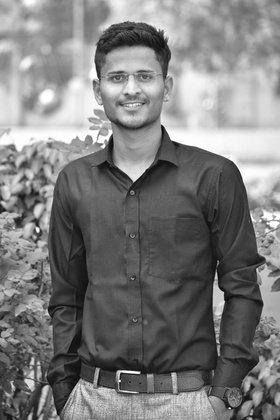
%> input picture Image_Processing/Lab5/jaydeep.jpg, 280 x 420 px, shrunk from 853 x 1280 before the run
$ octave taskA.m   (GNU Octave 9; MATLAB toolbox functions it lacks are replaced by stand-ins)
%> lines starting %> are read from the running program, lines starting %| are printed output that depends on the picture
### Image_Processing/Lab5/standard_box_filter.m
function s = standard_box_filter(r,m,n)
  [M,N] = size(r);
  a = (m-1)/2;
  b = (n-1)/2;
  new_imsize = zeros(M + 2*a,N + 2*b);
  new_imsize(1+a:M+a,1+b:N+b) = r;
  sub_image = ((1/(m*n)).*ones(m,n));
  s = zeros(size(r));
  for i = 1+a:M+a,
    for j = 1+b:N+b,
      k = new_imsize(i-a:i+a,j-b:j+b);
      s(i-a,j-b) = sum(sum(k.*sub_image));
    endfor
  endfor
  s = uint8(s);
endfunction

### Image_Processing/Lab5/taskA.m
pkg load image;
r = imread('D:\Sem7\Image_Processing\Lab5\jaydeep.jpg');
%> r is the input picture: size 420x280 uint8; min 3, max 255, mean 124.3
imshow(r);
title("Original Image");

figure;

subplot(2,2,1);
s1 = standard_box_filter(r,3,3);
%> in standard_box_filter, `new_imsize(1+a:M+a,1+b:N+b) = r;`:
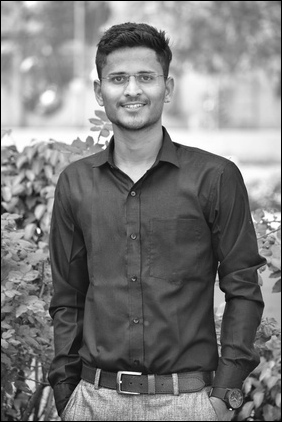
%> new_imsize: size 422x282 double; min 0, max 255, mean 122.8
%> after the loop in standard_box_filter, `for i = 1+a:M+a,`:
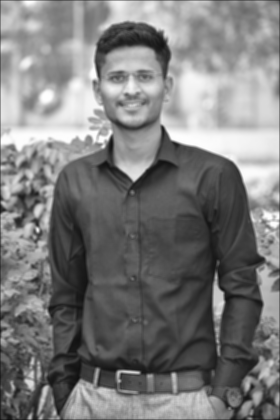
%> s: size 420x280 double; min 16.56, max 254.9, mean 123.7
imshow(s1);
title("3 x 3 image");

subplot(2,2,2);
s2 = standard_box_filter(r,5,5);
%> call 2 of standard_box_filter, with m = 5, n = 5
%> in standard_box_filter (call 2), `new_imsize(1+a:M+a,1+b:N+b) = r;`:
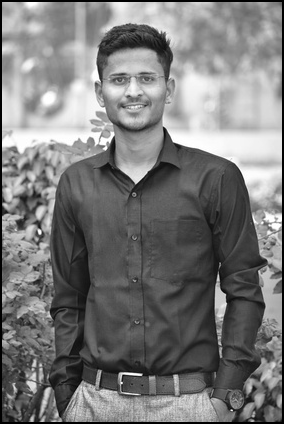
%> new_imsize: size 424x284 double; min 0, max 255, mean 121.4
imshow(s2);
title("5 x 5 image");

subplot(2,2,3);
s3 = standard_box_filter(r,7,7);
%> call 3 of standard_box_filter, with m = 7, n = 7
%> in standard_box_filter (call 3), `new_imsize(1+a:M+a,1+b:N+b) = r;`:
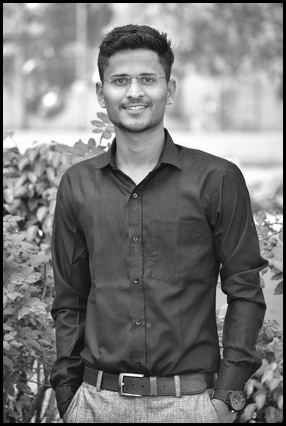
%> new_imsize: size 426x286 double; min 0, max 255, mean 120
%> after the loop in standard_box_filter (call 3), `for i = 1+a:M+a,`:
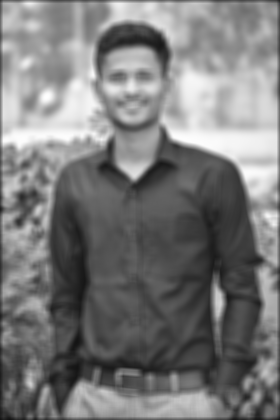
%> s: size 420x280 double; min 18.86, max 254.4, mean 122.8
imshow(s3);
title("7 x 7 image");

subplot(2,2,4);
s4 = standard_box_filter(r,9,9);
%> call 4 of standard_box_filter, with m = 9, n = 9
%> in standard_box_filter (call 4), `new_imsize(1+a:M+a,1+b:N+b) = r;`:
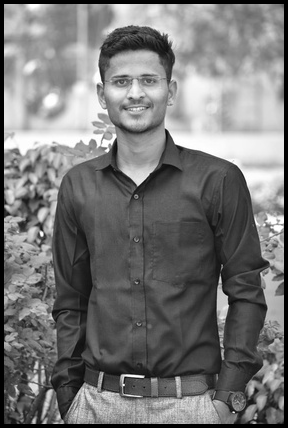
%> new_imsize: size 428x288 double; min 0, max 255, mean 118.6
imshow(s4);
title("9 x 9 image");
